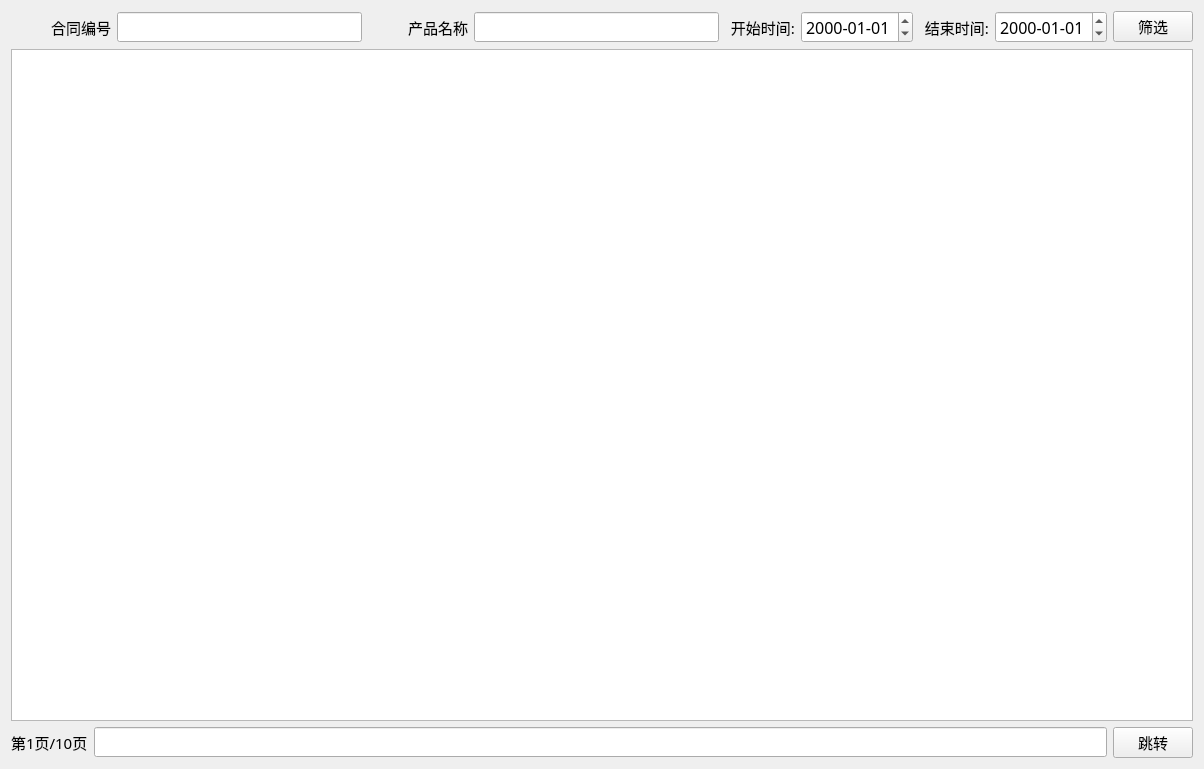
<?xml version="1.0" encoding="UTF-8"?>
<ui version="4.0">
 <class>FindDingdanContract</class>
 <widget class="QWidget" name="FindDingdanContract">
  <property name="geometry">
   <rect>
    <x>0</x>
    <y>0</y>
    <width>1204</width>
    <height>769</height>
   </rect>
  </property>
  <property name="windowTitle">
   <string>Form</string>
  </property>
  <layout class="QGridLayout" name="gridLayout">
   <item row="0" column="0">
    <layout class="QHBoxLayout" name="horizontalLayout">
     <item>
      <widget class="QLabel" name="label">
       <property name="minimumSize">
        <size>
         <width>100</width>
         <height>0</height>
        </size>
       </property>
       <property name="maximumSize">
        <size>
         <width>50</width>
         <height>16777215</height>
        </size>
       </property>
       <property name="font">
        <font>
         <family>Agency FB</family>
         <pointsize>11</pointsize>
        </font>
       </property>
       <property name="text">
        <string>合同编号</string>
       </property>
       <property name="alignment">
        <set>Qt::AlignRight|Qt::AlignTrailing|Qt::AlignVCenter</set>
       </property>
      </widget>
     </item>
     <item>
      <widget class="QLineEdit" name="lineEdit_contract_id">
       <property name="font">
        <font>
         <family>Agency FB</family>
         <pointsize>11</pointsize>
        </font>
       </property>
      </widget>
     </item>
     <item>
      <widget class="QLabel" name="label_2">
       <property name="minimumSize">
        <size>
         <width>100</width>
         <height>0</height>
        </size>
       </property>
       <property name="maximumSize">
        <size>
         <width>50</width>
         <height>16777215</height>
        </size>
       </property>
       <property name="font">
        <font>
         <family>Agency FB</family>
         <pointsize>11</pointsize>
        </font>
       </property>
       <property name="text">
        <string>产品名称</string>
       </property>
       <property name="alignment">
        <set>Qt::AlignRight|Qt::AlignTrailing|Qt::AlignVCenter</set>
       </property>
      </widget>
     </item>
     <item>
      <widget class="QLineEdit" name="lineEdit_product_name">
       <property name="font">
        <font>
         <family>Agency FB</family>
         <pointsize>11</pointsize>
        </font>
       </property>
      </widget>
     </item>
     <item>
      <widget class="QLabel" name="label_8">
       <property name="minimumSize">
        <size>
         <width>70</width>
         <height>0</height>
        </size>
       </property>
       <property name="maximumSize">
        <size>
         <width>50</width>
         <height>16777215</height>
        </size>
       </property>
       <property name="font">
        <font>
         <family>Agency FB</family>
         <pointsize>11</pointsize>
        </font>
       </property>
       <property name="text">
        <string>开始时间:</string>
       </property>
       <property name="alignment">
        <set>Qt::AlignRight|Qt::AlignTrailing|Qt::AlignVCenter</set>
       </property>
      </widget>
     </item>
     <item>
      <widget class="QDateEdit" name="dateEdit_begindate">
       <property name="minimumSize">
        <size>
         <width>100</width>
         <height>0</height>
        </size>
       </property>
       <property name="font">
        <font>
         <family>Agency FB</family>
         <pointsize>12</pointsize>
        </font>
       </property>
       <property name="displayFormat">
        <string>yyyy-MM-dd</string>
       </property>
      </widget>
     </item>
     <item>
      <widget class="QLabel" name="label_9">
       <property name="minimumSize">
        <size>
         <width>70</width>
         <height>0</height>
        </size>
       </property>
       <property name="maximumSize">
        <size>
         <width>50</width>
         <height>16777215</height>
        </size>
       </property>
       <property name="font">
        <font>
         <family>Agency FB</family>
         <pointsize>11</pointsize>
        </font>
       </property>
       <property name="text">
        <string>结束时间:</string>
       </property>
       <property name="alignment">
        <set>Qt::AlignRight|Qt::AlignTrailing|Qt::AlignVCenter</set>
       </property>
      </widget>
     </item>
     <item>
      <widget class="QDateEdit" name="dateEdit_enddate">
       <property name="minimumSize">
        <size>
         <width>100</width>
         <height>0</height>
        </size>
       </property>
       <property name="font">
        <font>
         <family>Agency FB</family>
         <pointsize>12</pointsize>
        </font>
       </property>
       <property name="displayFormat">
        <string>yyyy-MM-dd</string>
       </property>
      </widget>
     </item>
     <item>
      <widget class="QPushButton" name="pushButton">
       <property name="font">
        <font>
         <family>Agency FB</family>
         <pointsize>11</pointsize>
        </font>
       </property>
       <property name="text">
        <string>筛选</string>
       </property>
      </widget>
     </item>
    </layout>
   </item>
   <item row="1" column="0">
    <widget class="QTableWidget" name="tableWidget">
     <property name="font">
      <font>
       <pointsize>11</pointsize>
      </font>
     </property>
    </widget>
   </item>
   <item row="2" column="0">
    <layout class="QHBoxLayout" name="horizontalLayout_2">
     <item>
      <widget class="QLabel" name="label_page">
       <property name="font">
        <font>
         <family>Agency FB</family>
         <pointsize>11</pointsize>
        </font>
       </property>
       <property name="text">
        <string>第1页/10页</string>
       </property>
      </widget>
     </item>
     <item>
      <widget class="QLineEdit" name="lineEdit_page">
       <property name="font">
        <font>
         <family>Agency FB</family>
         <pointsize>11</pointsize>
        </font>
       </property>
      </widget>
     </item>
     <item>
      <widget class="QPushButton" name="pushButton_4">
       <property name="font">
        <font>
         <family>Agency FB</family>
         <pointsize>11</pointsize>
        </font>
       </property>
       <property name="text">
        <string>跳转</string>
       </property>
      </widget>
     </item>
    </layout>
   </item>
  </layout>
 </widget>
 <resources/>
 <connections>
  <connection>
   <sender>pushButton_4</sender>
   <signal>clicked()</signal>
   <receiver>FindDingdanContract</receiver>
   <slot>ShaiXuan()</slot>
   <hints>
    <hint type="sourcelabel">
     <x>1159</x>
     <y>746</y>
    </hint>
    <hint type="destinationlabel">
     <x>1202</x>
     <y>748</y>
    </hint>
   </hints>
  </connection>
  <connection>
   <sender>pushButton</sender>
   <signal>clicked()</signal>
   <receiver>FindDingdanContract</receiver>
   <slot>ShaiXuan()</slot>
   <hints>
    <hint type="sourcelabel">
     <x>1150</x>
     <y>29</y>
    </hint>
    <hint type="destinationlabel">
     <x>1203</x>
     <y>65</y>
    </hint>
   </hints>
  </connection>
 </connections>
 <slots>
  <slot>ShaiXuan()</slot>
 </slots>
</ui>
